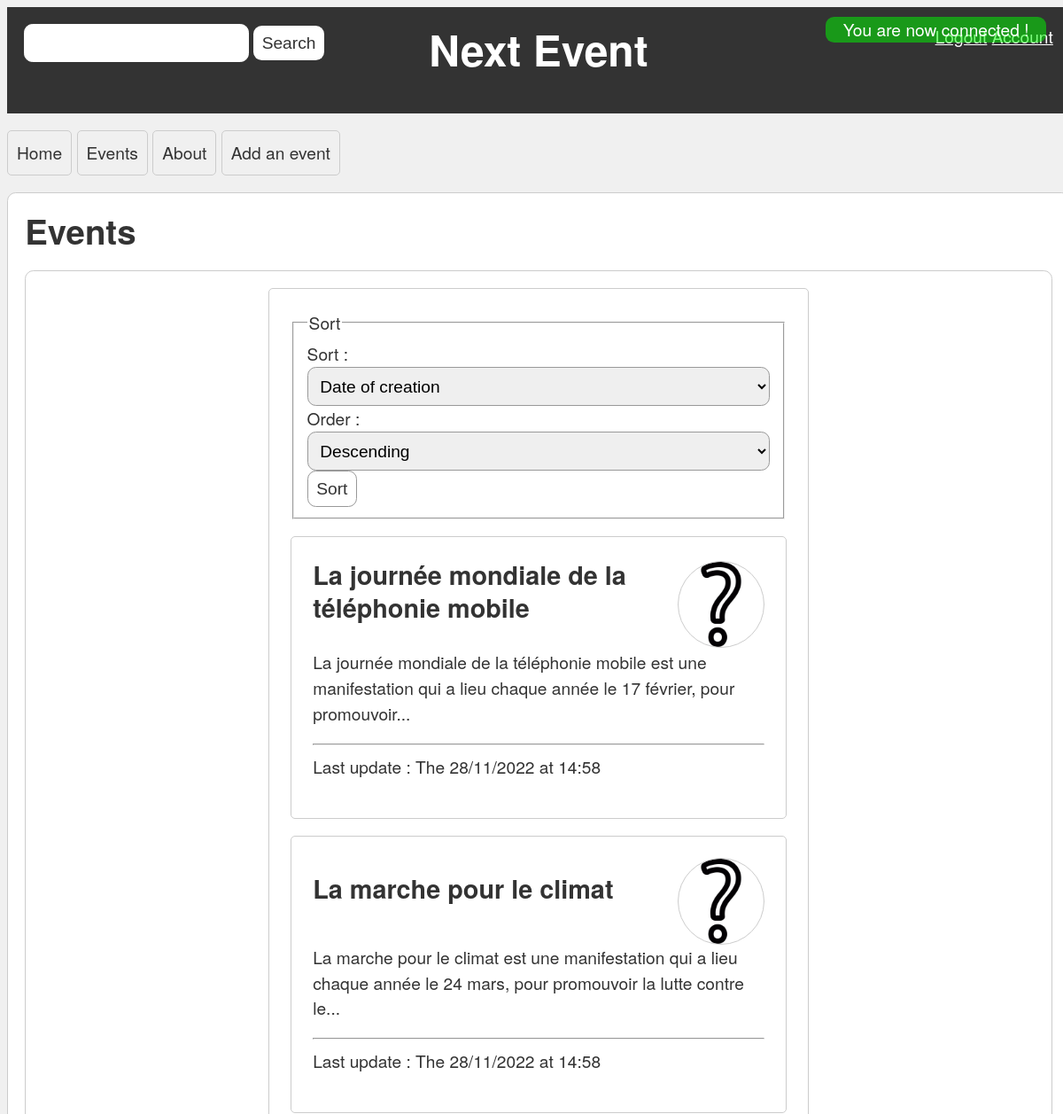
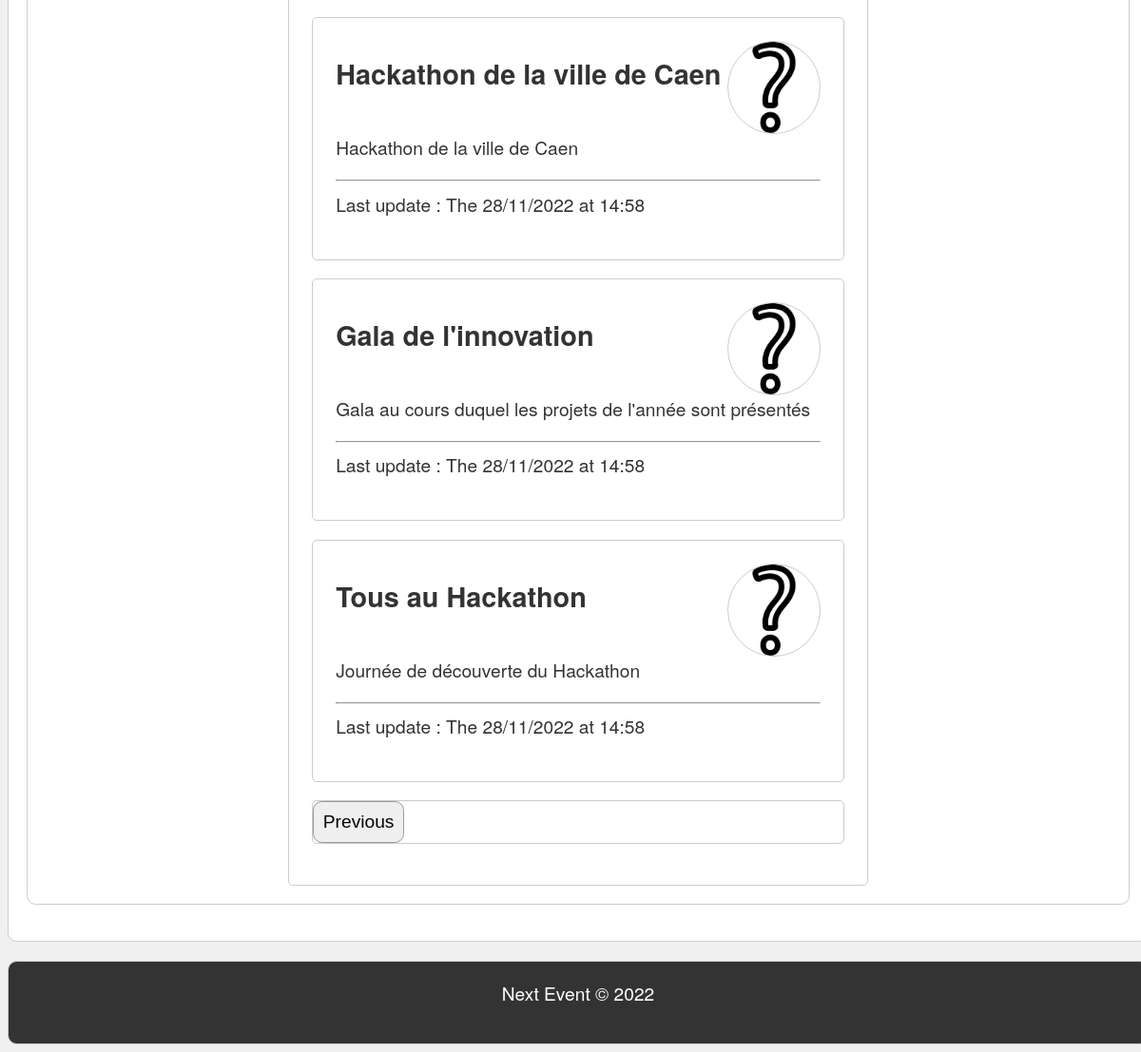
Page /events.php/event/liste/3 (signed in) on the committed database (2 pictures, top to bottom).
### tables this page shows
CREATE TABLE `events` (
  `id` varchar(255) NOT NULL,
  `name` varchar(255) NOT NULL,
  `description` text NOT NULL,
  `date` datetime NOT NULL,
  `place` varchar(255) NOT NULL,
  `image` varchar(255) NOT NULL DEFAULT '',
  `dateCreation` datetime NOT NULL DEFAULT current_timestamp(),
  `dateUpdate` datetime NOT NULL DEFAULT current_timestamp() ON UPDATE current_timestamp(),
  `user_id` varchar(255) NOT NULL DEFAULT ''
);

### src/vue/EventView.php (called while the page is built, shortened)
<?php
class EventView extends WebView
{
    public function makeEventsPage(array $events, int $currentPage, int $pages,
                                        string $currentSort, string $currentOrder): void
    {
        include "templates/events/event-list-page.php";
    }
}

### src/controller/EventController.php (called while the page is built, shortened)
<?php
class EventController extends Controller
{
    private Storage $eventStorage;
    private ?string $param;
    public function __construct(WebView $eventView, Storage $storage, Storage $userStorage, ?string $param)
    {
        $this->eventStorage = $storage;
        $this->param = $param;
    }
    public function liste(): void
    {
        $currentPage = 1;
        $limit = 5;
        $total = $this->eventStorage->count();
        $pages = ceil($total / $limit);
        if ($this->param !== null) {
            if (is_numeric($this->param)) {
                $currentPage = (int)$this->param;
            } else {
                throw new BadRequestException("The parameter must be a number.");
            }
        }
        $sort = $_SESSION['sort'] ?? 'dateCreation';
        $order = $_SESSION['order'] ?? 'desc';
        $result = $this->eventStorage->sort($sort, $order, $currentPage, $limit);
        $this->getWebView()->makeEventsPage($result, $currentPage, $pages, $sort, $order);
    }
}

### src/Router.php (called while the page is built, shortened)
<?php
class Router
{
    private Storage $storage;
    private UserStorage $userStorage;
    private Controller $controller;
    public function __construct(Storage $storage, UserStorage $userStorage, bool $debug = false)
    {
        $this->storage = $storage;
        $this->userStorage = $userStorage;
        $this->debug = $debug;
        $this->view = new ErrorView($this, $this->debug);
        $this->controller = new ErrorController($this->view, $this->debug);
    }
    public function route(): void
    {
        $request = "";
        if (array_key_exists("PATH_INFO", $_SERVER)) {
            $request = Input::sanitizeFullSpecialChars($_SERVER["PATH_INFO"]);
        } else {
            $this->redirect("event/home");
        }
        $page = strtok($request, '/');
        $action = strtok('/');
        $parameter = strtok('/');
        $feedback = $_SESSION['feedback'] ?? null;
        try {
            switch ($page) {
                case 'event':
                    $this->view = new EventView($this, $feedback);
                    $this->controller = new EventController($this->view, $this->storage, $this->userStorage, $parameter);
                    break;
            }
            if (method_exists($this->controller, $action)) {
                $this->controller->$action();
            } else {
                throw new NotPageFoundException();
            }
        } catch (Exception $e) {
            $this->error($e);
        }
    }
    public function getEventListPage(int $page = 1): string
    {
        return $_SERVER['SCRIPT_NAME'] . '/event/liste/' . $page;
    }
    public function getEventPage(string $id): string
    {
        return $_SERVER['SCRIPT_NAME'] . '/event/show/' . $id;
    }
    public function getImageFile(string $file): string
    {
        $scriptName = str_replace('events.php', '', $_SERVER['SCRIPT_NAME']);
        return $scriptName . 'assets/img/' . $file;
    }
}

### events.php (called while the page is built, shortened)
<?php
require_once 'src/utils/AutoLoader.php';
$dsn = "mysql:host=" . DB_HOST . ";port=" . DB_PORT . ";dbname=" . DB_NAME . ";charset=utf8mb4";
$pdo = new PDO($dsn, DB_USER, DB_PASSWORD);
$eventsStorage = new EventStorageMySQL($pdo);
$usersStorage = new UserStorageMysql($pdo);
$router = new Router($eventsStorage, $usersStorage, true);
$router->route();

### src/vue/WebView.php (called while the page is built, shortened)
<?php
class WebView implements View
{
    private Router $router;
    public function __construct(Router $router, array $feedback = null)
    {
        $this->router = $router;
    }
    public function render(): void
    {
        include 'templates/template.php';
    }
    public function getRouter(): Router
    {
        return $this->router;
    }
}

### src/model/event/Event.php (called while the page is built, shortened)
<?php
class Event
{
    private string $name;
    private string $description;
    private string $image;
    private string $dateUpdate;
    public function __construct(string $name, string $description, string $date, string $place, string $image = "", string $dateCreation = "", string $dateUpdate = "")
    {
        $this->name = $name;
        $this->description = $description;
        $this->image = $image;
        $this->dateUpdate = $dateUpdate === "" ? date("Y-m-d H:i:s") : $dateUpdate;
    }
    public function getName(): string
    {
        return $this->name;
    }
    public function getDescription(): string
    {
        return $this->description;
    }
    public function getDateUpdate(): string
    {
        return $this->dateUpdate;
    }
    public function getImage(): string
    {
        return $this->image;
    }
}

### src/model/event/EventStorageMySQL.php (called while the page is built, shortened)
<?php
class EventStorageMySQL implements Storage
{
    private PDO $database;
    public function __construct($database)
    {
        $this->database = $database;
        $this->database->setAttribute(PDO::ATTR_ERRMODE, PDO::ERRMODE_EXCEPTION);
    }
    public function sort(string $sort, string $order, int $currentPage, int $perPage): array
    {
        $events = [];
        $request = "SELECT * FROM events";
        if ($sort !== "") {
            $request .= " ORDER BY " . $sort;
            if ($order !== "") {
                $request .= " " . $order;
            }
        }
        $request .= " LIMIT " . (($currentPage - 1) * $perPage) . ", " . $perPage;
        $query = $this->database->query($request);
        while ($event = $query->fetch()) {
            $events[$event["id"]] = new Event($event["name"], $event["description"], $event["date"], $event["place"], $event["image"], $event["dateCreation"], $event["dateUpdate"]);
        }
        return $events;
    }
}

### src/utils/AutoLoader.php (called while the page is built, shortened)
<?php
class AutoLoader
{
    public static function load(string $class): void
    {
        $class = str_replace('\\', '/', $class);
        if (strpos($class, 'App') === 0) {
            $class = substr($class, 4);
        }
        $class .= '.php';
    }
}

### src/utils/Str.php (called while the page is built, shortened)
<?php
class Str
{
    public static function truncate(string $string,
                                    int    $length = 80,
                                    string $etc = '...',
                                    bool   $break_words = false,
                                    bool   $middle = false): string
    {
        if (mb_strlen($string) > $length) {
            $length -= min($length, mb_strlen($etc));
            if (!$break_words && !$middle) {
                $string = preg_replace('/\s+?(\S+)?$/u', '', mb_substr($string, 0, $length + 1));
            }
            if (!$middle) {
                return mb_substr($string, 0, $length) . $etc;
            }
            return mb_substr($string, 0, $length / 2) . $etc . mb_substr($string, -$length / 2);
        } else {
            return $string;
        }
    }
}

### src/vue/templates/events/event-list-page.php (the view, shortened to what this page needs)
<?php
$sortedKeys = [
        "name" => "Name",
        "date" => "Date",
        "dateCreation" => "Date of creation",
        "dateUpdate" => "Date of update",
        "place" => "Place"
]
?>
<div class="event-list">
    <div class="affichage">
        <form action="<?= $this->getRouter()->getEventListPage() ?>" method="post">
            <fieldset>
                <legend>Sort</legend>
                <label for="sort">Sort : <select name="sort" id="sort">
                        <?php foreach ($sortedKeys as $key => $value): ?>
                            <option value="<?= $key ?>" <?= $key === $currentSort ? "selected" : "" ?>><?= $value ?></option>
                        <?php endforeach; ?>
                    </select></label>
                <label for="order">Order : <select name="order" id="order">
                        <?php foreach (["asc" => "Ascending", "desc" => "Descending"] as $key => $value): ?>
                            <option value="<?= $key ?>" <?= $key === $currentOrder ? "selected" : "" ?>><?= $value ?></option>
                        <?php endforeach; ?>
                    </select></label>
                <input type="submit" value="Sort">
            </fieldset>
        </form>
    </div>
    <div class="events">
        <?php foreach ($events as $id => $event): ?>
            <a href="<?= $this->getRouter()->getEventPage($id) ?>">
                <div class="event">
                    <section class="event-header">
                        <h3>
                            <?= $event->getName() ?>
                        </h3>
                        <?php if ($event->getImage() !== ""): ?>
                            <img src="<?= $this->getRouter()->getUploadFile("images/" . $event->getImage()) ?>"
                                 alt="Image de l'événement">
                        <?php else: ?>
                            <img src="<?= $this->getRouter()->getImageFile("unknownEvent.png") ?>"
                                 alt="Image de l'événement">
                        <?php endif; ?>
                    </section>
                    <p class="event-description">
                        <?= Str::truncate($event->getDescription(), 125, "...") ?>
                    </p>
                    <hr>
                    <p class="event-footer">
                        Last update : The <?= (new DateTime($event->getDateUpdate()))->format("d/m/Y") ?>
                        at <?= (new DateTime($event->getDateUpdate()))->format("H:i") ?>
                    </p>
                </div>
            </a>
        <?php endforeach; ?>
        <div class="pagination">
            <?php if ($currentPage > 1): ?>
                <button class="previous btn btn-primary"
                        onclick="window.location.href='<?= $this->getRouter()->getEventListPage($currentPage - 1) ?>'">
                    Previous
                </button>
            <?php endif; ?>
        </div>
    </div>
</div>

### assets/css/global.css (style rules this page uses)
body { background-color: #f0f0f0; font-family: "Helvetica Neue", Helvetica, Arial, sans-serif; font-size: 1.2em; line-height: 1.5em; color: #333; width: 100%; }
h1, h2, h3, h4, h5, h6 { margin: 0 0 0.5em 0; padding: 0; }
h3 { font-size: 1.5em; line-height: 1.3em; margin-bottom: 0.5em; }
a { color: #333; text-decoration: none; }
p { margin: 0 0 1em 0; padding: 0; }
.btn { padding: 0.5em; border: 1px solid #999; border-radius: 0.5em; font-size: 1em; }
input[type=text], input[type=password], input[type=email], input[type=tel], input[type=number], input[type=search], input[type=date], input[type=time], input[type=datetime], input[type=datetime-local], input[type=month], input[type=week], input[type=url], input[type=color], textarea, select { padding: 0.5em; border: 1px solid #999; border-radius: 0.5em; font-size: 1em; width: 100%; }
input[type=submit], input[type=button], input[type=reset] { background-color: #fff; color: #333; border: 1px solid #999; border-radius: 0.5em; padding: 0.5em; font-size: 1em; line-height: 1em; cursor: pointer; }
select { padding: 0.5em; border: 1px solid #999; border-radius: 0.5em; font-size: 1em; width: 100%; }

### assets/css/event-list-page.css (style rules this page uses)
.event-list { width: 50%; margin: 0 auto; padding: 1.25em; border: 0.0625em solid #ccc; border-radius: 5px; }
.event { min-width: fit-content; margin: 1em 0; padding: 1.25em; border: 0.0625em solid #ccc; border-radius: 5px; }
.event-header { display: flex; justify-content: space-between; align-items: center; }
.event-header h3 { flex: 1; font-size: 1.5em; font-weight: bold; margin-bottom: 1em; }
.event-header img { flex: 0; width: 5em; height: 5em; border-radius: 50%; border: 0.0625em solid #ccc; }
.event-description { margin-bottom: 1em; }
.pagination { display: flex; justify-content: space-between; align-items: center; margin: 1em 0; border: 0.0625em solid #ccc; border-radius: 5px; }

### rows in the picture
events: name "La journée mondiale de la téléphonie mobile", description "La journée mondiale de la téléphonie mobile est une manifestation qui a lieu chaque année le 17 février, pour promouvoir...", dateUpdate "28/11/2022", dateUpdate "14:58"
events: name "La marche pour le climat", description "La marche pour le climat est une manifestation qui a lieu chaque année le 24 mars, pour promouvoir la lutte contre le...", dateUpdate "28/11/2022", dateUpdate "14:58"
events: name "Hackathon de la ville de Caen", description "Hackathon de la ville de Caen", dateUpdate "28/11/2022", dateUpdate "14:58"
events: name "Gala de l'innovation", description "Gala au cours duquel les projets de l'année sont présentés", dateUpdate "28/11/2022", dateUpdate "14:58"
events: name "Tous au Hackathon", description "Journée de découverte du Hackathon", dateUpdate "28/11/2022", dateUpdate "14:58"

### other values in the picture
$name "Home"
$name "Events"
$name "About"
$name "Add an event"
$this->getTitle() "Events"
form field sort "Date of creation"
form field order "Descending"
